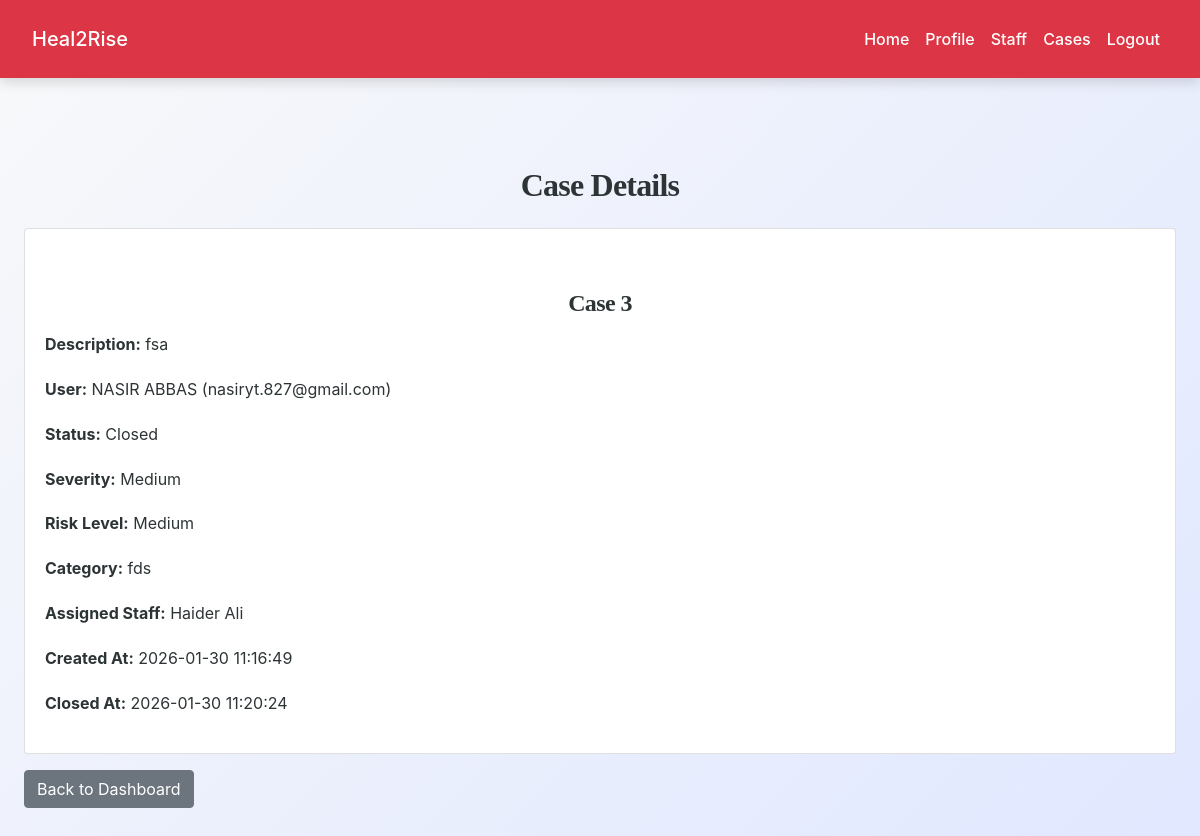
The page /ngo/view_case_details.php?id=2 (signed in) on the database its author committed.
### tables this page shows
CREATE TABLE `cases` (
  `id` int(11) NOT NULL,
  `case_title` varchar(255) NOT NULL,
  `description` text NOT NULL,
  `user_id` int(11) NOT NULL,
  `assigned_ngo_id` int(11) NOT NULL,
  `assigned_staff_id` int(11) DEFAULT NULL,
  `status` enum('pending','approved','rejected','closed') NOT NULL DEFAULT 'pending',
  `problem_category` text DEFAULT NULL,
  `severity` varchar(50) DEFAULT NULL,
  `risk_level` varchar(50) DEFAULT NULL,
  `created_at` datetime DEFAULT current_timestamp(),
  `closed_at` datetime DEFAULT NULL
);

CREATE TABLE `users` (
  `id` int(11) NOT NULL,
  `name` varchar(255) DEFAULT NULL,
  `email` varchar(255) NOT NULL,
  `password` varchar(255) NOT NULL,
  `phone` varchar(50) DEFAULT NULL,
  `emergency_contact` varchar(255) DEFAULT NULL,
  `role` enum('user','counselor','psychiatrist') NOT NULL DEFAULT 'user',
  `gender` varchar(50) DEFAULT NULL,
  `age` int(11) DEFAULT NULL,
  `status` enum('active','pending','blocked') DEFAULT 'pending',
  `created_at` datetime DEFAULT current_timestamp()
);

CREATE TABLE `ngo_staff` (
  `id` int(11) NOT NULL,
  `ngo_id` int(11) NOT NULL,
  `full_name` varchar(100) NOT NULL,
  `email` varchar(100) NOT NULL,
  `phone` varchar(20) DEFAULT NULL,
  `password_hash` varchar(255) NOT NULL,
  `designation` varchar(50) NOT NULL,
  `qualification` text DEFAULT NULL,
  `experience_years` int(11) DEFAULT 0,
  `status` enum('active','inactive') DEFAULT 'active',
  `created_at` datetime DEFAULT current_timestamp()
);

### ngo/view_case_details.php (the view, shortened to what this page needs)
<?php
include('config.php');
$ngo_id = $_SESSION["id"];
$case_id = intval($_GET['id']);
$stmt = $conn->prepare("
    SELECT c.*, u.name AS user_name, u.email AS user_email, s.full_name AS assigned_staff
    FROM cases c
    JOIN users u ON c.user_id = u.id
    LEFT JOIN ngo_staff s ON c.assigned_staff_id = s.id
    WHERE c.id = ? AND c.assigned_ngo_id = ?
");
$stmt->bind_param("ii", $case_id, $ngo_id);
$stmt->execute();
$result = $stmt->get_result();
$case = $result->fetch_assoc();
?>
<!DOCTYPE html>
<html lang="en">
<head>
    <link rel="stylesheet" href="https://cdn.jsdelivr.net/npm/bootstrap@4.6.2/dist/css/bootstrap.min.css">
    <link rel="stylesheet" href="../css/style.css">
</head>
<body>
<?php include('navbar.php'); ?>
<div class="container py-5">
    <h2 class="mb-4">Case Details</h2>
    <div class="card mb-3">
        <div class="card-body">
            <h4 class="card-title"><?= htmlspecialchars($case['case_title']) ?></h4>
            <p><strong>Description:</strong> <?= nl2br(htmlspecialchars($case['description'])) ?></p>
            <p><strong>User:</strong> <?= htmlspecialchars($case['user_name']) ?> (<?= htmlspecialchars($case['user_email']) ?>)</p>
            <p><strong>Status:</strong> <?= ucfirst($case['status']) ?></p>
            <p><strong>Severity:</strong> <?= htmlspecialchars($case['severity']) ?></p>
            <p><strong>Risk Level:</strong> <?= htmlspecialchars($case['risk_level']) ?></p>
            <p><strong>Category:</strong> <?= htmlspecialchars($case['problem_category']) ?></p>
            <p><strong>Assigned Staff:</strong> <?= $case['assigned_staff'] ?? 'Not Assigned' ?></p>
            <p><strong>Created At:</strong> <?= $case['created_at'] ?></p>
            <p><strong>Closed At:</strong> <?= $case['closed_at'] ?? 'N/A' ?></p>
        </div>
    </div>
    <a href="dashboard.php" class="btn btn-secondary">Back to Dashboard</a>
</div>
</body>
</html>

### css/style.css (style rules this page uses)
:root { --primary: #007bff; --secondary: #6c757d; --success: #28a745; --info: #17a2b8; --warning: #ffc107; --danger: #dc3545; --light: #f8f9fa; --dark: #2d3436; --accent: #ff6f61; --highlight: #6f42c1; --shadow: rgba(0, 0, 0, 0.15); --transition: all 0.3s ease-in-out; }
body { font-family: 'Inter', 'Segoe UI', Tahoma, Geneva, Verdana, sans-serif; background: linear-gradient(135deg, var(--light) 0%, #e0e7ff 100%); color: var(--dark); line-height: 1.8; margin: 0; padding: 0; min-height: 100vh; font-size: 16px; }
h1, h2, h3, h4 { text-align: center; margin: 2.5rem 0; font-family: 'Georgia', 'Times New Roman', serif; color: var(--dark); font-weight: 700; letter-spacing: -0.025em; }
h2 { font-size: 2rem; }
h4 { font-size: 1.5rem; }
.container { max-width: 1200px; margin: 0 auto 3rem; padding: 0 1.5rem; }
a { color: var(--primary); text-decoration: none; font-weight: 500; transition: var(--transition); }

### rows shown on the page
cases: case_title "Case 3", description "fsa", user.name "NASIR ABBAS", user.email "nasiryt.827@gmail.com", status "Closed", severity "Medium", risk_level "Medium", problem_category "fds", ngo_staff.full_name "Haider Ali", created_at "2026-01-30 11:16:49", closed_at "2026-01-30 11:20:24"
